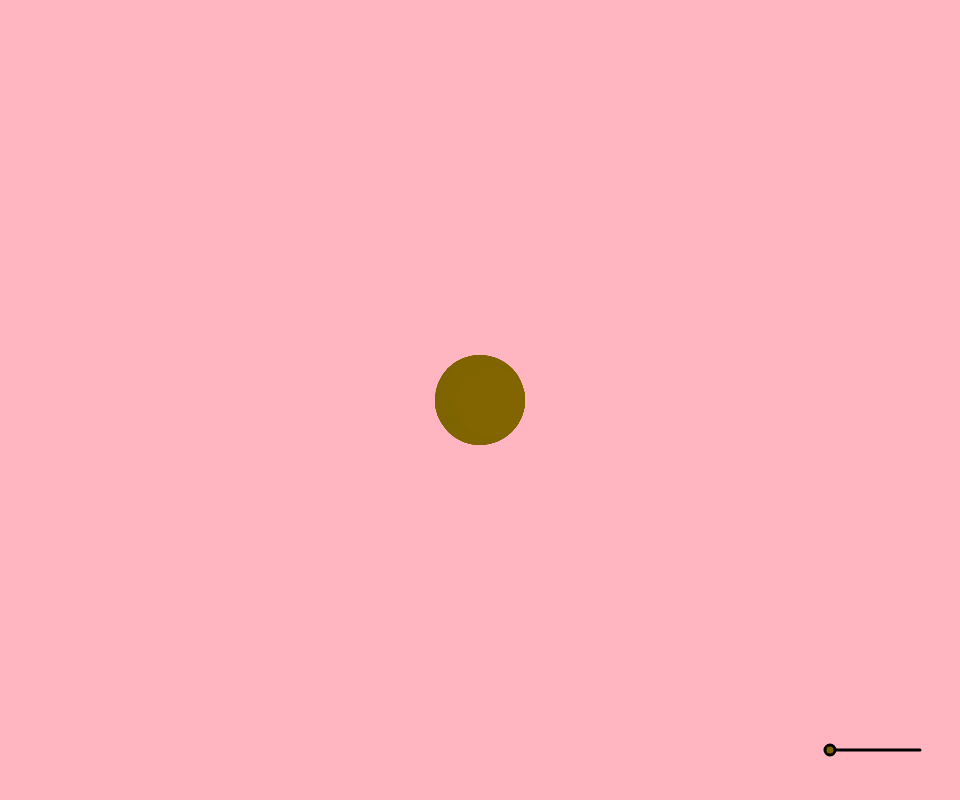
Frame 1 (no input)
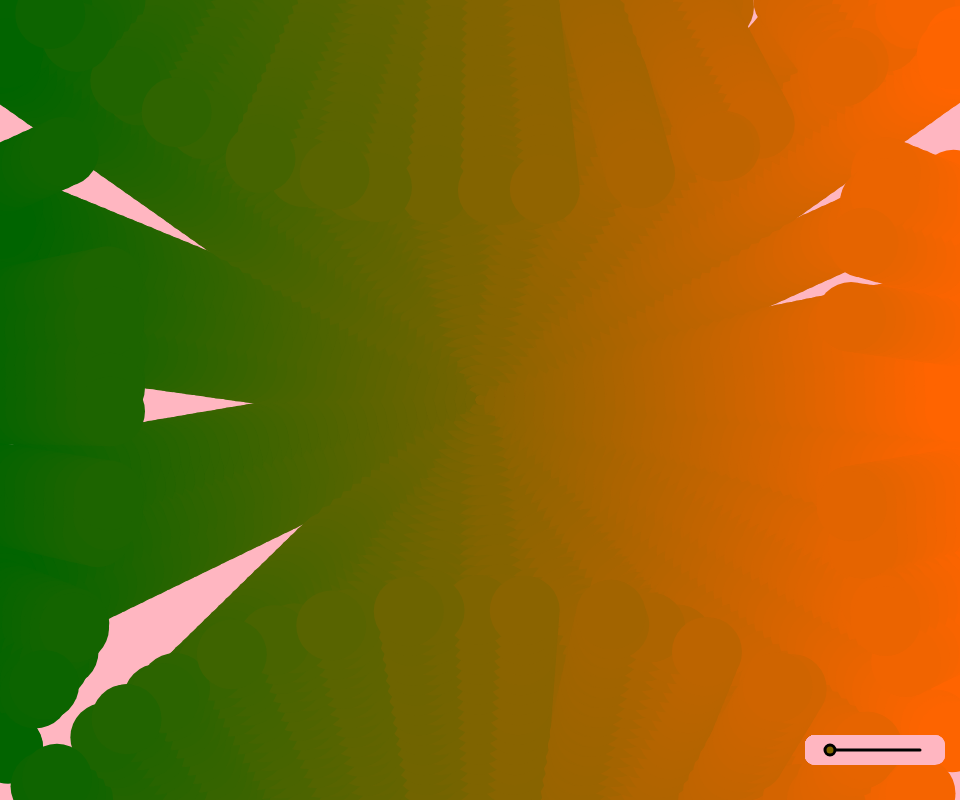
Frame 60 (no input)
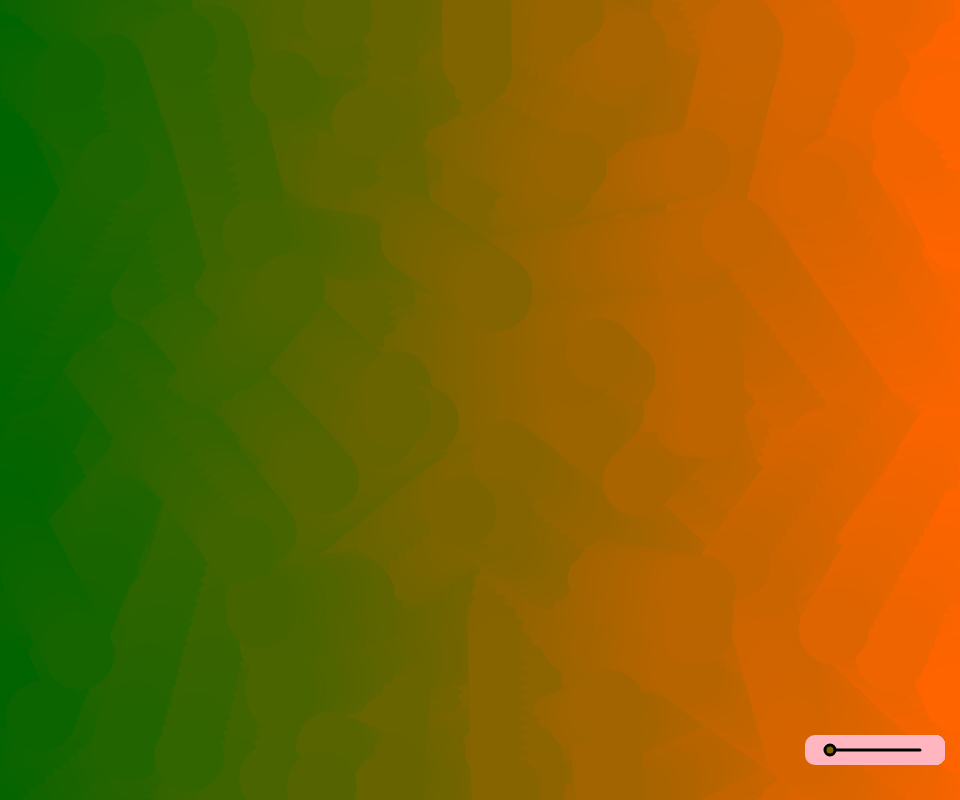
Frame 120 (the mouse pressed at the canvas centre since frame 60)

The p5.js sketch that drew these frames (run headless with seeded random() and noise() and a simulated clock; from frame 60 on, the mouse is pressed at the canvas centre):

// p5.js sketch
// ── sketch.js
// Class representing a slider UI component
class Slider {
    // Constructor to initialize the slider's position and dimensions
    constructor(x, y, width) {
        this.x = x; // x-coordinate of the slider
        this.y = y; // y-coordinate of the slider
        this.width = width; // width of the slider
        this.value = 0; // initial value of the slider
    }

    // Method to update the slider's value based on user interaction
    update() {
        // Check if the mouse is pressed and within the slider's bounds
        if (mouseIsPressed && mouseX > this.x && mouseX < this.x + this.width && mouseY > this.y - 10 && mouseY < this.y + 10) {
            // Map the mouseX position to a value between 0 and 255
            this.value = map(mouseX, this.x, this.x + this.width, 0, 255);
        }

        // Check if the left arrow key is pressed
        if (keyIsDown(LEFT_ARROW)) {
            // Decrease the slider's value, ensuring it stays within 0 to 255
            this.value = constrain(this.value - 5, 0, 255);
        }
        // Check if the right arrow key is pressed
        else if (keyIsDown(RIGHT_ARROW)) {
            // Increase the slider's value, ensuring it stays within 0 to 255
            this.value = constrain(this.value + 5, 0, 255);
        }
    }

    // Method to draw the slider on the canvas
    draw() {
        // Draw the slider's background
        noStroke();
        fill(255, 182, 193); // Light pink color
        rect(this.x - 5, this.y - 15, this.width + 10, 30, 10); // Rounded rectangle

        // Draw the slider's line
        stroke(0); // Black color
        strokeWeight(3); // Line thickness
        line(this.x + 20, this.y, this.x + this.width - 20, this.y); // Line from one end to the other

        // Draw the slider's handle
        fill(255 / 2, 100, slider.value); // Color based on the slider's value
        ellipse(map(this.value, 0, 255, this.x + 20, this.x + this.width - 20), this.y, 10, 10); // Handle position and size
    }
}

let slider; // Variable to hold the slider instance
const TOTAL = 100; // Total number of points
let points = []; // Array to hold the points
let barValue = 0; // Variable to hold the bar value (not used in this code)

// Setup function to initialize the canvas and other elements
function setup() {
    // Create a canvas and position it in the center of the window
    let canvas = createCanvas(windowWidth * 0.8, windowHeight * 0.8);
    canvas.position((windowWidth - width) / 2, (windowHeight - height) / 2);
    background(255, 182, 193); // Set the background color to light pink

    // Initialize the points with random directions
    for (var i = 0; i < TOTAL; i++) {
        points.push({
            pos: createVector(width / 2, height / 2), // Start position at the center
            dir: random(TWO_PI) // Random direction
        });
    }

    // Create a new slider instance
    slider = new Slider(width - 150, height - 50, 130);
}

// Draw function to update and render the canvas continuously
function draw() {
    // Loop through each point and update its position
    for (let i = 0; i < points.length; i++) {
        let p = points[i];

        // Update the position based on the direction
        p.pos.x += cos(p.dir) * 10;
        p.pos.y += sin(p.dir) * 10;

        // Wrap the position around the canvas edges
        if (p.pos.x > width) p.pos.x = 0;
        if (p.pos.x < 0) p.pos.x = width;
        if (p.pos.y > height) p.pos.y = 0;
        if (p.pos.y < 0) p.pos.y = height;

        // Map the x-position to a color value
        let col = map(p.pos.x, 0, width, 0, 255);

        // Draw the point with the mapped color and slider value
        stroke(col, 100, slider.value);
        strokeWeight(70); // Point size
        point(p.pos.x, p.pos.y); // Draw the point
    }

    // Update and draw the slider
    slider.update();
    slider.draw();
}
